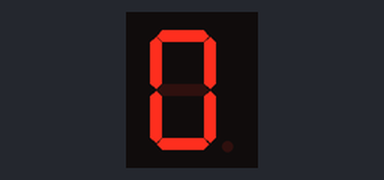
The sketch below on a simulated Arduino Uno, built with avr-gcc and run on an emulated ATmega328P. On the bench: 1-digit seven-segment display. Wiring (inferred from the names in the program): 1-digit 7-segment display, segments lit when HIGH: segments pin 0, pin 1, pin 2, pin 3, pin 4, pin 5, pin 6, pin 7. The segment pins are drawn as the display they are named for.

Above: at 0.2 s.
At 11.2 s:
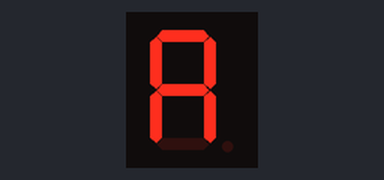
At 13.4 s:
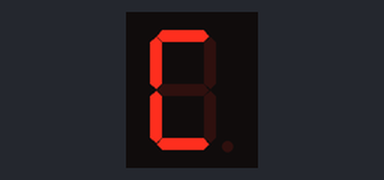
At 14.5 s:
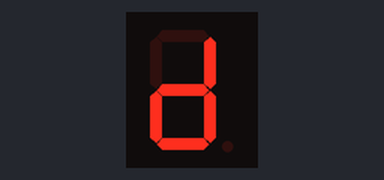
At 15.6 s:
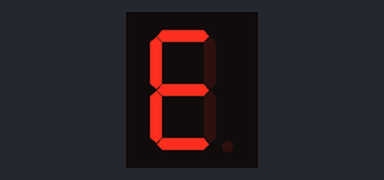
At 16.6 s:
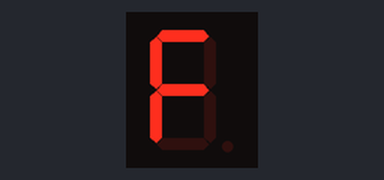

The sketch:

seven_segment_single.ino
```cpp
#include <stdint.h>


using byte = uint8_t;


const byte a = 0;
const byte b = 1;
const byte c = 2;
const byte d = 3;
const byte e = 4;
const byte f = 5;
const byte g = 6;
const byte dp = 7;

const byte pins[] = {a, b, c, d, e, f, g, dp};


// Segments to display, in order to animate them.
const byte digit_0[] = {a, b, c, d, e, f};
const byte digit_1[] = {b, c};
const byte digit_2[] = {a, b, g, e, d};
const byte digit_3[] = {a, b, c, d, g};
const byte digit_4[] = {f, g, b, c};
const byte digit_5[] = {a, f, g, c, d};
const byte digit_6[] = {a, f, e, d, c, g};
const byte digit_7[] = {f, a, b, c};
const byte digit_8[] = {f, a, b, c, d, e, g};
const byte digit_9[] = {d, c, b, a, f, g};
const byte digit_A[] = {e, f, a, b, c, g};
const byte digit_B[] = {f, e, d, c, g};
const byte digit_C[] = {a, f, e, d};
const byte digit_D[] = {g, e, d, c, b};
const byte digit_E[] = {a, f, e, d, g};
const byte digit_F[] = {a, f, e, g};


const byte digits[] = {
  *digit_0,
  *digit_1,
  *digit_2,
  *digit_3,
  *digit_4,
  *digit_5,
  *digit_6,
  *digit_7,
  *digit_8,
  *digit_9,
  *digit_A,
  *digit_B,
  *digit_C,
  *digit_D,
  *digit_E,
  *digit_F,
};


void setup() {
  // Set all pins to output
  for(const byte &pin : pins) {
    pinMode(pin, OUTPUT);
  }
}


inline void clear_digit() {
  // Turn off digit
  for(const byte &pin : pins) {
    digitalWrite(pin, LOW);
  }
}


/**
Draw digit with animation.
*/
template <size_t N>
void write_digit(const byte (& digit)[N]) {
  for(const byte &pin : digit) {
    digitalWrite(pin, HIGH);
    delay(20);
  }
  delay(500);
  clear_digit();
  delay(500);
}


// the loop function runs over and over again forever
void loop() {
  write_digit(digit_0);
  write_digit(digit_1);
  write_digit(digit_2);
  write_digit(digit_3);
  write_digit(digit_4);
  write_digit(digit_5);
  write_digit(digit_6);
  write_digit(digit_7);
  write_digit(digit_8);
  write_digit(digit_9);
  write_digit(digit_A);
  write_digit(digit_B);
  write_digit(digit_C);
  write_digit(digit_D);
  write_digit(digit_E);
  write_digit(digit_F);
}
```

Measured:
- by itself, everything shown: repeats every 17.6 s, in 48 steps
- what the display in image 0 shows lasts 0.5 s, from 0.1 s to 0.6 s
